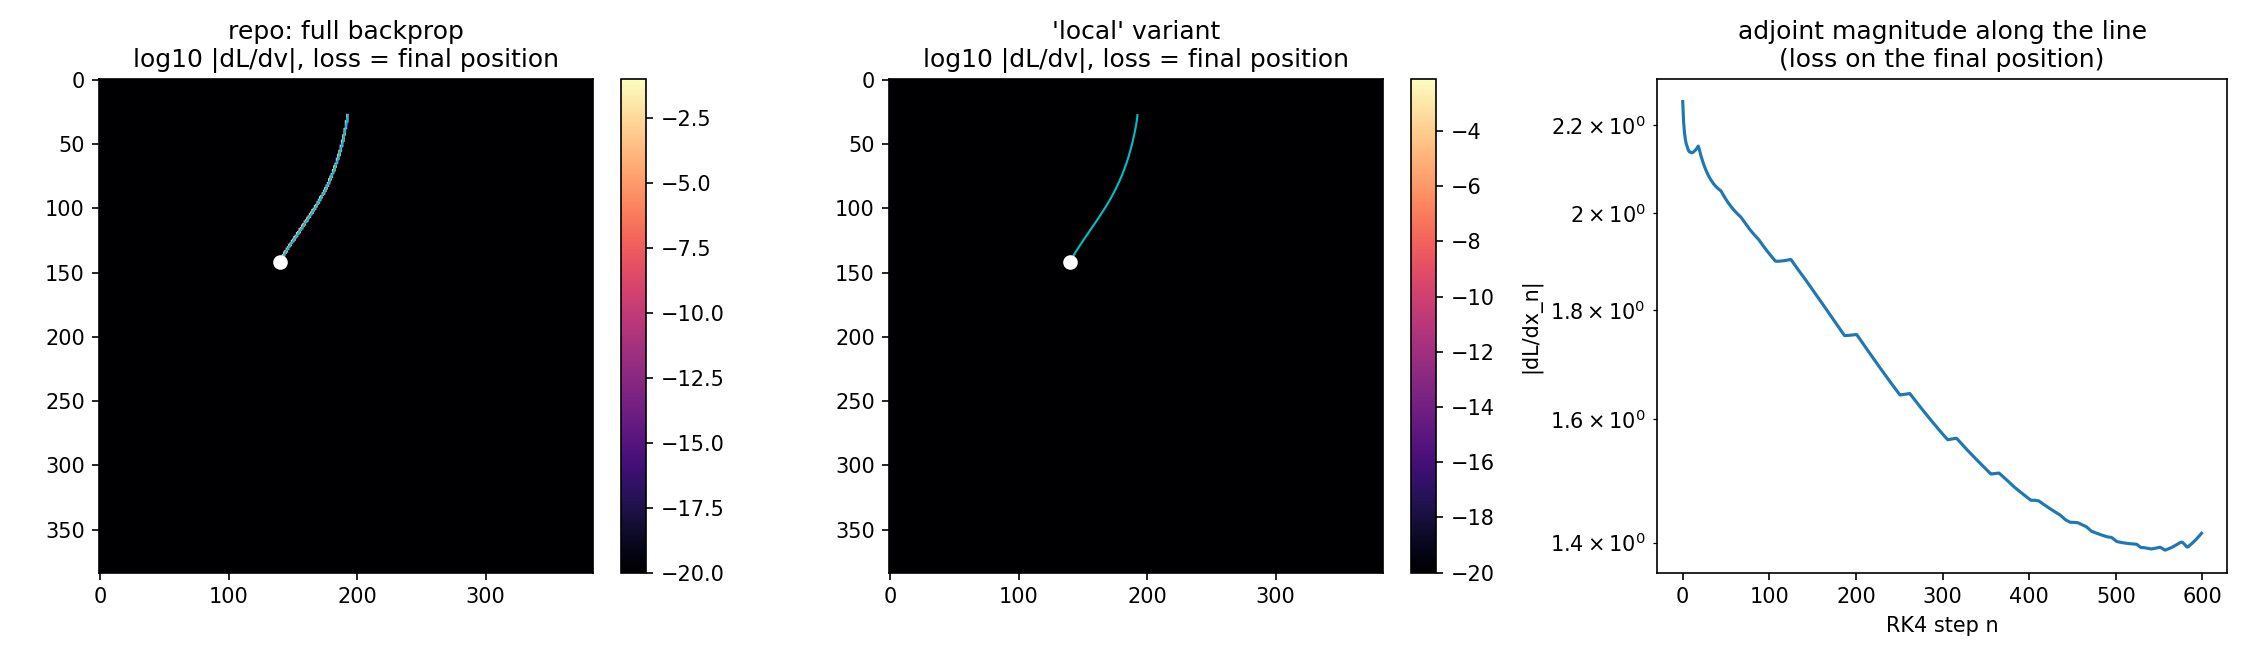

This chart was generated by the following Python code:
#!/usr/bin/env python3
"""Where does dL/dv come from? Is the streamline gradient LOCAL or CHAINED along the trajectory?

The RK4 recurrence is   x_{n+1} = x_n + dt/6 (k1 + 2k2 + 2k3 + k4),  k1 = v(x_n), ...
so x_{n+1} depends on x_n twice:

    directly, through the carried "+ x_n"          -> identity
    indirectly, through v(x_n)                     -> dt * dv/dx

Backprop therefore multiplies  dx_{n+1}/dx_n = I + dt*J(x_n)  all the way back to the seed, i.e.
it solves the ODE's adjoint (variational) equation. A perturbation of the very last sample is
propagated back over the whole line, and the product of Jacobians can grow exponentially in a
shearing flow - the usual exploding/vanishing-gradient story of an RNN unrolled n_int times.

The alternative ("local" / truncated) gradient detaches the carried position, so each step blames
only the velocity it sampled itself:

    x_{n+1} = x_n.detach() + dt/6 (k1 + 2k2 + 2k3 + k4)   with every stage position detached

This file measures which of the two the repository actually implements, and what the difference is.
It is a diagnostic, not part of training.

Usage
    python check_gradient_locality.py              # all checks on a small synthetic field
    python check_gradient_locality.py --plot out.png
"""
import argparse
import sys
from collections import deque
from pathlib import Path

import numpy as np
import torch

sys.path.insert(0, str(Path(__file__).resolve().parents[1]))
from step2_streamlines.streamlines_helpers import (calc_streamlines, sample_velocity,
                                                   draw_streamlines_soft)

N = 64          # grid cells per axis
T_END = 4.0
T_STEPS = 400


# ------------------------------------------------------------------------------------------------
def make_field(n=N, seed=0):
    """A smooth, shearing velocity field: long trajectories that cross many cells."""
    ii, jj = torch.meshgrid(torch.arange(n, dtype=torch.float64),
                            torch.arange(n, dtype=torch.float64), indexing="ij")
    u0 = 3.0 + 1.5 * torch.sin(2 * np.pi * jj / n)              # along axis 0, sheared by axis 1
    u1 = 1.2 * torch.cos(2 * np.pi * ii / n) + 0.4              # wiggle across
    return torch.stack([u0, u1])


def rk4_local(x, velocity, dt):
    """The 'local' step: identical forward values, but every position used for sampling - and the
    carried position - is detached, so no gradient crosses a step boundary."""
    xd = x.detach()
    k1 = sample_velocity(velocity, xd)
    k2 = sample_velocity(velocity, (xd + dt / 2 * k1).detach())
    k3 = sample_velocity(velocity, (xd + dt / 2 * k2).detach())
    k4 = sample_velocity(velocity, (xd + dt * k3).detach())
    return xd + dt / 6 * (k1 + 2 * k2 + 2 * k3 + k4)


def trace(velocity, start, n_int, dt, local=False):
    """Integrate one seed, returning the full trajectory as a stacked tensor (n_int+1, 2)."""
    x = start.clone()
    out = [x]
    for _ in range(n_int):
        if local:
            x = rk4_local(x, velocity, dt)
        else:
            k1 = sample_velocity(velocity, x)
            k2 = sample_velocity(velocity, x + dt / 2 * k1)
            k3 = sample_velocity(velocity, x + dt / 2 * k2)
            k4 = sample_velocity(velocity, x + dt * k3)
            x = x + dt / 6 * (k1 + 2 * k2 + 2 * k3 + k4)
        out.append(x)
    return torch.cat(out, dim=0)


def grad_support(velocity, traj_nodes, loss):
    """dL/dv for one loss, plus where in the grid it is non-zero."""
    if velocity.grad is not None:
        velocity.grad = None
    loss.backward(retain_graph=True)
    g = velocity.grad.abs().sum(0)                     # (N, N), summed over the two components
    nz = torch.nonzero(g > 0).double()
    return g, nz


def graph_stats(t, max_nodes=400_000):
    """Walk the autograd graph backwards from `t`.

    Returns (node count, LONGEST path, op histogram). The longest path is the one that matters:
    it is the number of backward ops that must run in sequence, i.e. how deep the recurrence is.
    (A breadth-first distance would report the SHORTEST route to each node and badly understate it.)
    Computed by an iterative DFS with memoisation, so no recursion limit and no revisits.
    """
    if t.grad_fn is None:
        return 0, 0, {}
    hist, longest, seen = {}, {}, set()
    stack = [(t.grad_fn, False)]
    while stack:
        fn, done = stack.pop()
        if done:
            best = 0
            for nxt, _ in fn.next_functions:
                if nxt is not None:
                    best = max(best, longest.get(nxt, 0) + 1)
            longest[fn] = best
            continue
        if fn in seen:
            continue
        seen.add(fn)
        hist[type(fn).__name__] = hist.get(type(fn).__name__, 0) + 1
        stack.append((fn, True))
        if len(seen) < max_nodes:
            for nxt, _ in fn.next_functions:
                if nxt is not None and nxt not in seen:
                    stack.append((nxt, False))
    return len(seen), longest.get(t.grad_fn, 0), hist


def banner(s):
    print("\n" + "=" * 92 + f"\n{s}\n" + "=" * 92)


# ------------------------------------------------------------------------------------------------
def main():
    ap = argparse.ArgumentParser()
    ap.add_argument("--n-int", type=int, default=120, help="RK4 steps (kept small so the graph walk is cheap)")
    ap.add_argument("--real", action="store_true",
                    help="use the real 2560^2 velocity field and a real heat-pump seed instead of "
                         "the synthetic one - this is where the exploding-gradient question is "
                         "actually decided")
    ap.add_argument("--prep", type=Path,
                    default=Path("../../datasets_prep/dataset_giant_100hp_varyK inputs_pki outputs_xy"))
    ap.add_argument("--crop", type=int, default=768,
                    help="with --real: window of the 2560^2 field kept around the seed. Each "
                         "backward through sample_velocity allocates a zero buffer the size of the "
                         "velocity grid, so a full-domain CPU run is memory-bandwidth bound; the "
                         "window keeps the physics and makes it fast.")
    ap.add_argument("--t-end", type=float, default=None, help="override the integration time")
    ap.add_argument("--plot", type=Path, default=None)
    a = ap.parse_args()
    torch.manual_seed(0)

    global N, T_END
    if a.real:
        from analyze_rk_solver import load_field, T_END as REAL_T_END
        Un, starts_all = load_field(a.prep, "RUN_1.pt", True)
        U = torch.as_tensor(Un, dtype=torch.float64)
        seed = starts_all[0]
        c = a.crop
        r0 = int(np.clip(seed[0] - c // 2, 0, U.shape[1] - c))
        c0 = int(np.clip(seed[1] - c // 2, 0, U.shape[2] - c))
        U = U[:, r0:r0 + c, c0:c0 + c].contiguous()
        start = torch.tensor([[seed[0] - r0, seed[1] - c0]], dtype=torch.float64)
        N = U.shape[1]
        T_END = a.t_end if a.t_end is not None else 5.0
        field_desc = (f"REAL field {a.prep.name}/RUN_1, real heat-pump seed, "
                      f"{c}x{c} window at raw ({r0},{c0})")
    else:
        U = make_field()
        start = torch.tensor([[8.0, 8.0]], dtype=torch.float64)
        field_desc = "synthetic smooth shear field"
    dt = T_END / a.n_int

    banner("SETUP")
    print(f"  {field_desc}")
    print(f"  grid {U.shape[1]}x{U.shape[2]}, {a.n_int} RK4 steps of dt={dt:.5f} over t_end={T_END}")
    print(f"  seed at {[round(z,2) for z in start.tolist()[0]]}")
    vmax = float(U.norm(dim=0).max())
    print(f"  |v|max {vmax:.2f} cells/y  ->  {dt*vmax:.3f} cells per step "
          f"(production targets {0.5})")

    # ------------------------------------------------------------------ 1. what the repo does
    banner("1  WHAT THE REPOSITORY ACTUALLY COMPUTES")
    print("  Loss = the FINAL position only. If the gradient were local, dL/dv could only be")
    print("  non-zero in the handful of cells the LAST step sampled. Anything further back is")
    print("  proof that the gradient chains through the trajectory.")
    for label, local in (("repo (full backprop)", False), ("'local' variant (detached)", True)):
        v = U.clone().requires_grad_(True)
        traj = trace(v, start, a.n_int, dt, local=local)
        loss = traj[-1].sum()
        g, nz = grad_support(v, traj, loss)
        end = traj[-1].detach()
        d = (nz - end).norm(dim=1) if len(nz) else torch.zeros(1)
        path_len = float((traj[1:] - traj[:-1]).detach().norm(dim=1).sum())
        print(f"\n  {label}")
        print(f"     non-zero dL/dv cells : {len(nz)}")
        print(f"     farthest from the endpoint : {float(d.max()):.1f} cells "
              f"(trajectory is {path_len:.1f} cells long)")
        print(f"     -> {'CHAINED over the whole line' if float(d.max()) > 5 else 'LOCAL to the last step'}")

    # ------------------------------------------------------------------ 1b. the repo FLAG
    banner("1b  THE detach_trajectory FLAG, THROUGH THE REAL calc_streamlines")
    print("  Same test, but driving the shipped calc_streamlines instead of this file's own loop.")
    maxs = (N - 1.0, N - 1.0)
    res = {}
    for flag in (False, True):
        v = U.clone().requires_grad_(True)
        # pin n_int to a.n_int: calc_streamlines derives it as ceil(t_end*v_max/max_step_cells)
        msc = T_END * float(U.norm(dim=0).max()) / a.n_int
        lines = calc_streamlines(start, v, maxs, t_end=T_END, t_steps=a.n_int + 2,
                                 max_step_cells=msc, detach_trajectory=flag)
        sx, sy, _ = lines[0]
        if v.grad is not None:
            v.grad = None
        (sx[-1] + sy[-1]).backward()
        g = v.grad.abs().sum(0)
        nz = torch.nonzero(g > 0).double()
        endp = torch.stack([sx[-1], sy[-1]]).detach()
        far = float((nz - endp).norm(dim=1).max()) if len(nz) else 0.0
        res[flag] = (torch.stack([sx, sy], 1).detach().clone(), g.detach().clone(), len(nz), far)
        print(f"    detach_trajectory={str(flag):5s}  non-zero dL/dv cells {len(nz):5d}   "
              f"farthest from endpoint {far:7.1f} cells")

    same = torch.equal(res[False][0], res[True][0])
    print(f"\n  forward positions bit-identical between the two modes: {same}   "
          f"{'OK' if same else 'MISMATCH - detaching must not change the physics!'}")
    assert same, "detach_trajectory changed the forward pass"
    assert res[True][3] < 5 < res[False][3], "the flag did not localise the gradient"
    r = float(res[False][1].sum() / res[True][1].sum())
    print(f"  |dL/dv| total, full / truncated = {r:.1f}x   (measured for THIS variant:")
    print("     cross-step cut only, the within-step RK4 stage terms are kept)")

    # ------------------------------------------------------------------ 2. the graph itself
    banner("2  THE AUTOGRAD GRAPH")
    v = U.clone().requires_grad_(True)
    traj = trace(v, start, a.n_int, dt)
    n_nodes, depth, hist = graph_stats(traj[-1].sum())
    print(f"  full backprop : {n_nodes} nodes, longest path {depth}  ({depth/a.n_int:.0f} sequential ops per RK4 step)")
    v2 = U.clone().requires_grad_(True)
    traj2 = trace(v2, start, a.n_int, dt, local=True)
    n2, d2, _ = graph_stats(traj2[-1].sum())
    print(f"  'local'       : {n2} nodes, longest path {d2}  ({d2/a.n_int:.1f} per step - the chain is cut)")
    print(f"  most frequent ops: " + ", ".join(f"{k}x{v}" for k, v in
                                               sorted(hist.items(), key=lambda t: -t[1])[:6]))
    print(f"\n  In production n_int = 8558, so the real chain is ~{8558/a.n_int:.0f}x longer than this")
    print(f"  demo: roughly {int(depth*8558/a.n_int):,} backward ops that must run IN SEQUENCE.")
    print("  To inspect it yourself:  print(tensor.grad_fn), then walk .next_functions (see")
    print("  graph_stats() above), or `pip install torchviz` and use make_dot(tensor).")

    # ------------------------------------------------------------------ 3. amplification
    banner("3  DOES THE CHAIN AMPLIFY?  (dL/d x_n for a loss on the final position)")
    v = U.clone().requires_grad_(True)
    x = start.clone()
    nodes = [x]
    for _ in range(a.n_int):
        k1 = sample_velocity(v, x); k2 = sample_velocity(v, x + dt / 2 * k1)
        k3 = sample_velocity(v, x + dt / 2 * k2); k4 = sample_velocity(v, x + dt * k3)
        x = x + dt / 6 * (k1 + 2 * k2 + 2 * k3 + k4)
        x.retain_grad()
        nodes.append(x)
    nodes[-1].sum().backward()
    mags = np.array([float(nd.grad.norm()) for nd in nodes[1:]])
    print(f"  |dL/dx_n| from the seed end to the final step:")
    for k in [0, len(mags)//8, len(mags)//4, len(mags)//2, 3*len(mags)//4, len(mags)-1]:
        print(f"     step {k:4d}/{len(mags)}  {mags[k]:.4f}")
    a_real = a.real
    amp = mags[0] / mags[-1]
    print(f"  ratio |dL/dx_first| / |dL/dx_last| = {amp:.4g}")
    if amp > 2:
        print("  >1: a perturbation at the seed matters MORE than one at the tip - the adjoint")
        print("  AMPLIFIES backwards. This is the exploding-gradient mechanism the note describes.")
    elif amp < 0.5:
        print("  <1: the adjoint DECAYS backwards; early velocities barely affect the tip here.")
    else:
        print(f"  ~1: over these {len(mags)} steps the adjoint grows only {amp:.2f}x backwards - the")
        print("  chain is long but WELL CONDITIONED here. Amplification is a property of the flow")
        print("  (shear/chaos), not of the chain as such: a physically smooth velocity field gives")
        print("  a tame adjoint, a randomly-initialised CNN1 does not." +
              ("" if a_real else " Re-check with --real."))

    # ------------------------------------------------------------------ 4. realistic loss
    banner("4  WITH THE REAL LOSS (the drawn soft-occupancy image, as in training)")
    print("  Here every sample position enters the loss, so BOTH variants put gradient along the")
    print("  whole line. The difference is what each cell's value MEANS:")
    print("    full  : v(x_n) is blamed for this sample AND for every sample downstream of it")
    print("    local : v(x_n) is blamed only for the sample it produced")
    print("  Measured through the shipped calc_streamlines + detach_trajectory, i.e. exactly what")
    print("  training runs - so this ratio is the one that matters for choosing lr_stage2.")
    res = {}
    msc = T_END * float(U.norm(dim=0).max()) / a.n_int
    for label, flag in (("full", False), ("local", True)):
        v = U.clone().requires_grad_(True)
        lines = calc_streamlines(start, v, maxs, t_end=T_END, t_steps=a.n_int + 2,
                                 max_step_cells=msc, detach_trajectory=flag)
        sx, sy, tt = lines[0]
        occ = draw_streamlines_soft([(sx, sy, tt)], (N, N), faded=True,
                                    sigma=1.0, fade_mode="absolute", t_end=T_END)
        if v.grad is not None:
            v.grad = None
        occ.sum().backward()
        g = v.grad.abs().sum(0)
        res[label] = g.detach().clone()
        print(f"\n  {label:5s}: |dL/dv| total {float(g.sum()):.4e}, "
              f"max {float(g.max()):.4e}, non-zero cells {int((g>0).sum())}")
    ratio = float(res["full"].sum() / res["local"].sum())
    print(f"\n  total |dL/dv|  full / local = {ratio:.2f}x")
    corr = float(torch.corrcoef(torch.stack([res["full"].flatten(), res["local"].flatten()]))[0, 1])
    print(f"  correlation of the two gradient maps: {corr:.4f}")
    print("  The local gradient is a DIFFERENT (truncated) descent direction, not a rescaling of")
    print("  the true one - the same trade-off as truncated BPTT in an RNN.")

    if a.plot:
        import matplotlib
        matplotlib.use("Agg")
        import matplotlib.pyplot as plt
        v = U.clone().requires_grad_(True)
        traj = trace(v, start, a.n_int, dt)
        g_end, _ = grad_support(v, traj, traj[-1].sum())
        v2 = U.clone().requires_grad_(True)
        traj2 = trace(v2, start, a.n_int, dt, local=True)
        g_end_l, _ = grad_support(v2, traj2, traj2[-1].sum())
        fig, ax = plt.subplots(1, 3, figsize=(15, 4.4))
        tr = traj.detach().numpy()
        for k, (g, ttl) in enumerate([(g_end, "repo: full backprop"), (g_end_l, "'local' variant")]):
            im = ax[k].imshow(np.log10(g.detach().numpy() + 1e-20), cmap="magma")
            ax[k].plot(tr[:, 1], tr[:, 0], "c-", lw=1)
            ax[k].plot(tr[-1, 1], tr[-1, 0], "wo", ms=6)
            ax[k].set_title(f"{ttl}\nlog10 |dL/dv|, loss = final position")
            plt.colorbar(im, ax=ax[k], fraction=0.046)
        ax[2].semilogy(mags)
        ax[2].set_xlabel("RK4 step n"); ax[2].set_ylabel("|dL/dx_n|")
        ax[2].set_title("adjoint magnitude along the line\n(loss on the final position)")
        fig.tight_layout(); fig.savefig(a.plot, dpi=150)
        print(f"\nfigure written to {a.plot}")


if __name__ == "__main__":
    main()
